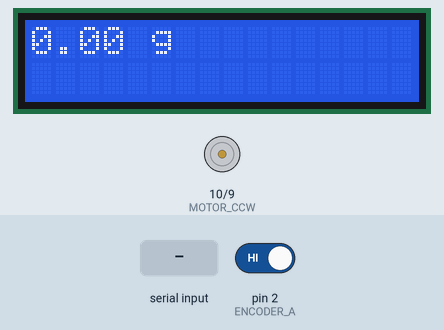
Bench run of a sketch on a simulated Arduino Uno, built with avr-gcc and run on an emulated ATmega328P. Shown: 16×2 character LCD, motor-driver pin pairs drawn as motors (green arrow = first pin HIGH = forward, orange = second pin HIGH = backward, longer = more drive). Inputs (shaded band) come from the test bench; at power-on: pin 2 (ENCODER_A) HIGH.

Above: at 1.2 s.
1.3 s: "30,150\n" received over Serial
At 18.3 s:
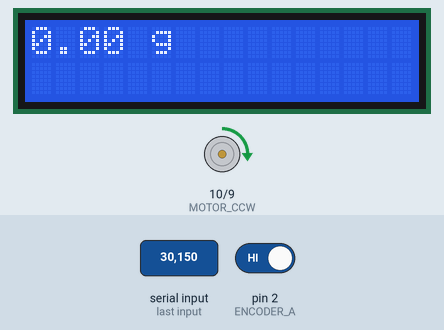
Timing chart, 0 to 31.4 s (numbered marks = the images above; inputs shaded):
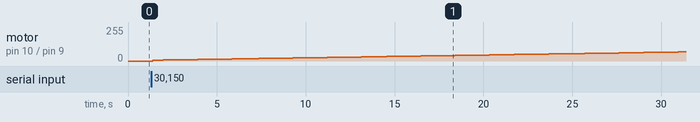

The sketch:

pid_control.ino
```cpp
#include <PID_v1_bc.h>
#include <math.h>
#include <Wire.h>
#include <LiquidCrystal_I2C.h>
#include <IRremote.h>//调用红外遥控对应的库

#define ENCODER_A 2
#define ENCODER_B 3
#define MOTOR_CW 9
#define MOTOR_CCW 10

#define __Kp 440
#define __Ki 140
#define __Kd 120

//设置LCD1602设备地址，这里的地址是0x3F，一般是0x20，或者0x27，具体看模块手册
LiquidCrystal_I2C lcd(0x27,16,2);

double Setpoint=0;
double Input=0;
double Output=0;
PID myPID(&Input, &Output, &Setpoint, __Kp, __Ki, __Kd, DIRECT);

long int encoder_count = 0;
unsigned int IntValue = 0;
char incomingByte;
int motor_pwm_value = 255;
long int last_encoder_count = 0;
unsigned long lastTime = 0;
double current_speed = 0;

// 390ppr 52400ppr  52400/4 = 13100
int ppr = 52400;
int a = 10000;

double M = 0;
int M_count = 0;
int mode = 0;

void setup() {
  lcd.init();                  // 初始化LCD
  lcd.backlight();             //设置LCD背景等亮
  Serial.begin(115200);
  pinMode(ENCODER_A, INPUT);
  pinMode(ENCODER_B, INPUT);
  pinMode(MOTOR_CW, OUTPUT);
  pinMode(MOTOR_CCW, OUTPUT);

  attachInterrupt(digitalPinToInterrupt(ENCODER_A), encoder, RISING);

  myPID.SetMode(AUTOMATIC);
  myPID.SetOutputLimits(-255, 255);

}

void loop() {
  while (Serial.available() > 0) {
    // 390/4 = 97.5
    IntValue = Serial.parseInt();
    incomingByte = Serial.read();
    Setpoint = (double)IntValue/a;
    if (incomingByte == '\n')
      continue;
  }

  if(M == 0){
    Input = double(encoder_count)/a;
    myPID.Compute();
    motor_pwm_value = Output;

    if (motor_pwm_value > 0)
      motor_ccw(abs(motor_pwm_value));
    else
      motor_cw(abs(motor_pwm_value));

    if(encoder_count>12900 & M_count == 0){
      M = 5.4431*double(motor_pwm_value)-5.5141;
      M_count++;
    }
  }
  else{
    delay(200);
    digitalWrite(MOTOR_CW, LOW);
    digitalWrite(MOTOR_CCW, LOW);
  }

  lcd.setCursor(0,0);
  lcd.print(M,2);
  lcd.print(" g");

  delay(1);
}

void encoder() {
  if (digitalRead(ENCODER_B) == HIGH)
    encoder_count++;
  else
    encoder_count--;
}

void motor_cw(int power) {
  if (power > 3) {
    analogWrite(MOTOR_CW, power);
    digitalWrite(MOTOR_CCW, LOW);
  } else {
    digitalWrite(MOTOR_CW, LOW);
    digitalWrite(MOTOR_CCW, LOW);
  }
}

void motor_ccw(int power) {
  if (power > 3) {
    analogWrite(MOTOR_CCW, power);
    digitalWrite(MOTOR_CW, LOW);
  } else {
    digitalWrite(MOTOR_CW, LOW);
    digitalWrite(MOTOR_CCW, LOW);
  }
}
```

Measured:
- after the input at 1.3 s, motor on pin 10 (MOTOR_CCW) / pin 9 (MOTOR_CW): moves from stopped to forward 68/255 over 29.6 s, starting after 0.08 s
